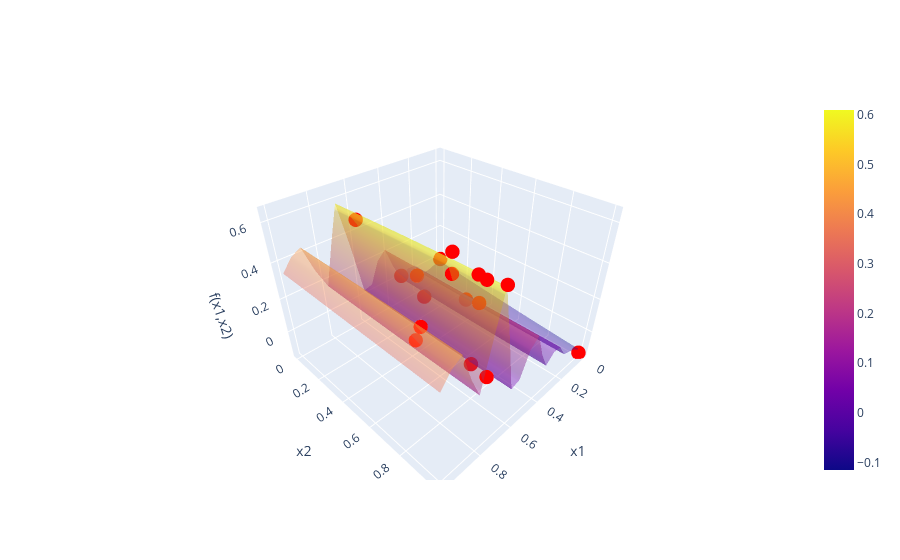
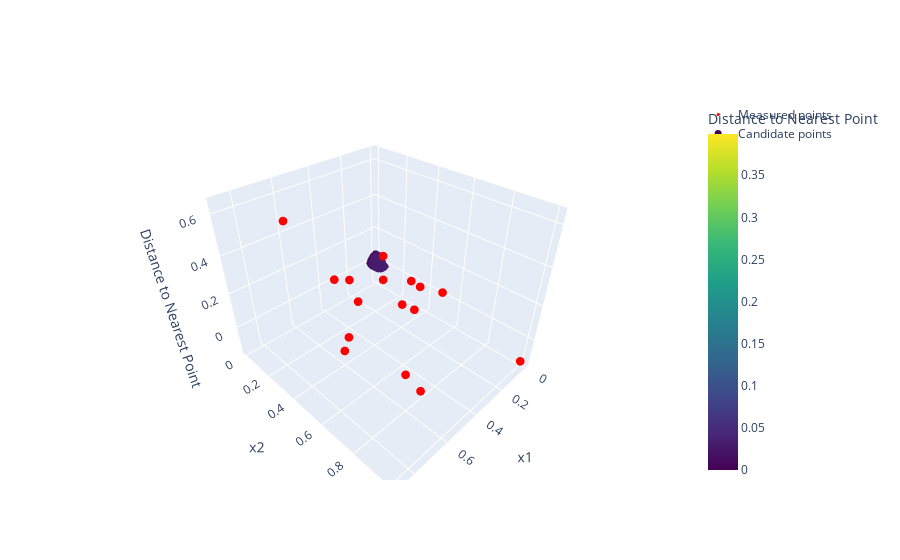
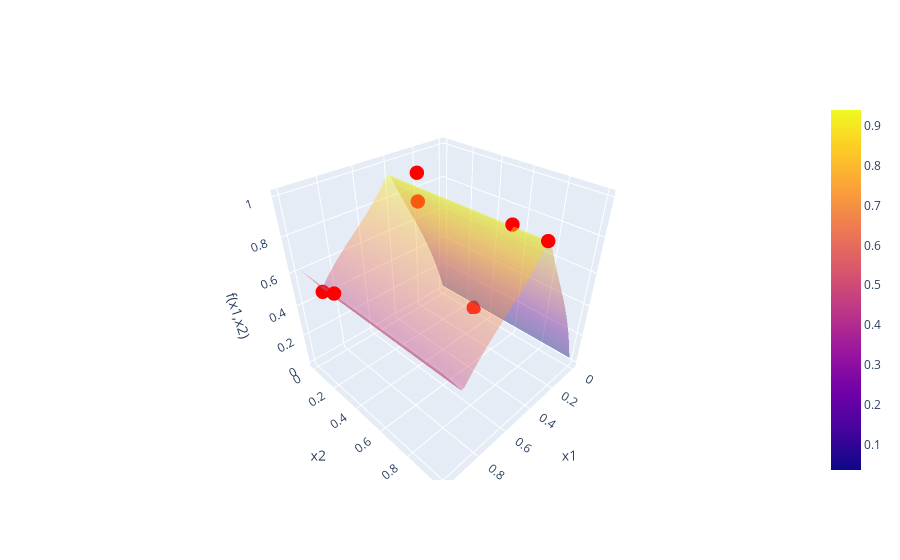

The notebook cell these images were saved under, in order:
### Markdown cell above
# Function 02
Week 6 notes
- hacked a local model around max (needs cleanup, especially around handling of scaling)
- set beta = 0

Also needs optimizer
Need to display local model in original coordinates, not transformrd coordinates

### Code cell
f2 = BBfcn(2)
print(f2)

# f2.plot_feature_correlations()
# f2.plot_correlations_with_cross_terms()
kernel = C(10, (0.001, 10)) * Matern(length_scale=[1,1],nu=2.5) + WhiteKernel(noise_level=0.2)
f2.nextPointBayesianOptim(kernel,numgrid=20,acqFcn="UCB",beta=0.5)
f2.FPS()


# hack to try creating a trust region around the current max
f2_trust = BBfcn(2) # we should not need to re-load the data, but for now do so to reset to original data
class f2_trust_region(Transformation):
    def apply(self,data):
        # keep only points within 0.15 of the current max in each dimension
        row_of_max = data["y"].idxmax()
        max_point = data.loc[row_of_max].drop("y").to_numpy()
        for i, col in enumerate(data.columns[:-1]):
            lower_bound = max(0.0, max_point[i] - 0.2)
            upper_bound = min(1.0, max_point[i] + 0.2)
            data.drop(data[(data[col] < lower_bound) | (data[col] > upper_bound)].index, inplace=True)

        scalerY = MinMaxScaler(feature_range=(0, 1))
        data["y"] = scalerY.fit_transform(data[["y"]])
        scalerX1 = MinMaxScaler(feature_range=(0, 1))
        data["x1"] = scalerX1.fit_transform(data[["x1"]])
        scalerX2 = MinMaxScaler(feature_range=(0, 1))
        data["x2"] = scalerX2.fit_transform(data[["x2"]])
        self.scalers = [scalerX1, scalerX2, scalerY]

tr_trust2 = f2_trust_region()
f2_trust.transform(tr_trust2)
print("TRUST REGION AROUND CURRENT MAX")
print("---")
print(f2_trust)
kernel = C(1, (0.00001, 10)) * Matern(length_scale=[0.5,0.5],nu=0.5) + WhiteKernel(noise_level=0.0)
X_next = f2_trust.nextPointBayesianOptim(kernel,numgrid=50,acqFcn="UCB",beta=0)
# need to inverse transform X_next to original scale
x1_orig = tr_trust2.scalers[0].inverse_transform(X_next[0].reshape(1,-1))
x2_orig = tr_trust2.scalers[1].inverse_transform(X_next[1].reshape(1,-1))
print("Next acquisition point in original scale:", (x1_orig, x2_orig))
format_query(np.array([[x1_orig, x2_orig]]))

### Figure 1 — Plotly figure (JSON) as saved in the notebook; plotly's stock layout.template omitted (floating-point values rounded to 4 significant figures; data arrays with more than 128 entries replaced by an {"elided": "..."} marker saying what was removed)
{"data": [{"opacity": 0.4, "type": "surface", "x": {"elided": "20x20 float values"}, "y": {"elided": "20x20 float values"}, "z": {"elided": "20x20 float values"}}, {"marker": {"color": "red", "size": 5}, "mode": "markers", "name": "Measured points", "type": "scatter3d", "x": [0.6658, 0.8778, 0.1427, 0.8453, 0.4546, 0.5777, 0.4382, 0.3417, 0.3386, 0.7026, 0.7583, 0.0, 0.0, 0.6939, 0.6939, 0.6842, 0.7002], "y": [0.124, 0.7786, 0.349, 0.7111, 0.2905, 0.772, 0.685, 0.0287, 0.2139, 0.9266, 1.0, 0.0, 1.0, 0.7551, 0.7551, 1.0, 0.887], "z": [0.539, 0.4206, -0.06562, 0.294, 0.215, 0.02311, 0.2446, 0.03875, -0.01386, 0.6112, 0.2406, -0.008867, -0.1384, 0.5515, 0.6459, 0.6171, 0.6129]}], "layout": {"scene": {"xaxis": {"title": {"text": "x1"}}, "yaxis": {"title": {"text": "x2"}}, "zaxis": {"title": {"text": "f(x1,x2)"}}}}}

### Figure 2 — Plotly figure (JSON) as saved in the notebook; plotly's stock layout.template omitted (floating-point values rounded to 4 significant figures; data arrays with more than 128 entries replaced by an {"elided": "..."} marker saying what was removed)
{"data": [{"marker": {"color": "red", "size": 3}, "mode": "markers", "name": "Measured points", "type": "scatter3d", "x": [0.6658, 0.8778, 0.1427, 0.8453, 0.4546, 0.5777, 0.4382, 0.3417, 0.3386, 0.7026, 0.7583, 0.0, 0.0, 0.6939, 0.6939, 0.6842, 0.7002], "y": [0.124, 0.7786, 0.349, 0.7111, 0.2905, 0.772, 0.685, 0.0287, 0.2139, 0.9266, 1.0, 0.0, 1.0, 0.7551, 0.7551, 1.0, 0.887], "z": [0.539, 0.4206, -0.06562, 0.294, 0.215, 0.02311, 0.2446, 0.03875, -0.01386, 0.6112, 0.2406, -0.008867, -0.1384, 0.5515, 0.6459, 0.6171, 0.6129]}, {"marker": {"color": {"elided": "10000 float values"}, "colorbar": {"title": {"text": "Distance to Nearest Point"}}, "colorscale": [[0, "#440154"], [0.1111, "#482878"], [0.2222, "#3e4989"], [0.3333, "#31688e"], [0.4444, "#26828e"], [0.5556, "#1f9e89"], [0.6667, "#35b779"], [0.7778, "#6ece58"], [0.8889, "#b5de2b"], [1, "#fde725"]], "size": 7}, "mode": "markers", "name": "Candidate points", "type": "scatter3d", "x": [0.0, 0.0, 0.0, 0.0], "y": [0.0, 0.0101, 0.0202, 0.0303], "z": [0.0, 0.0, 0.0, 0.0]}], "layout": {"scene": {"xaxis": {"title": {"text": "x1"}}, "yaxis": {"title": {"text": "x2"}}, "zaxis": {"title": {"text": "Distance to Nearest Point"}}}}}

### Figure 3 — Plotly figure (JSON) as saved in the notebook; plotly's stock layout.template omitted (floating-point values rounded to 4 significant figures; data arrays with more than 128 entries replaced by an {"elided": "..."} marker saying what was removed)
{"data": [{"opacity": 0.4, "type": "surface", "x": {"elided": "50x50 float values"}, "y": {"elided": "50x50 float values"}, "z": {"elided": "50x50 float values"}}, {"marker": {"color": "red", "size": 5}, "mode": "markers", "name": "Measured points", "type": "scatter3d", "x": [1.0, 0.8916, 0.0, 0.4163, 0.3871, 0.3871, 0.4082], "y": [0.3133, 0.0, 0.2825, 1.0, 0.2041, 0.2041, 0.8163], "z": [0.6383, 0.435, 0.0, 0.9444, 0.8485, 1.0, 0.947]}], "layout": {"scene": {"xaxis": {"title": {"text": "x1"}}, "yaxis": {"title": {"text": "x2"}}, "zaxis": {"title": {"text": "f(x1,x2)"}}}}}
